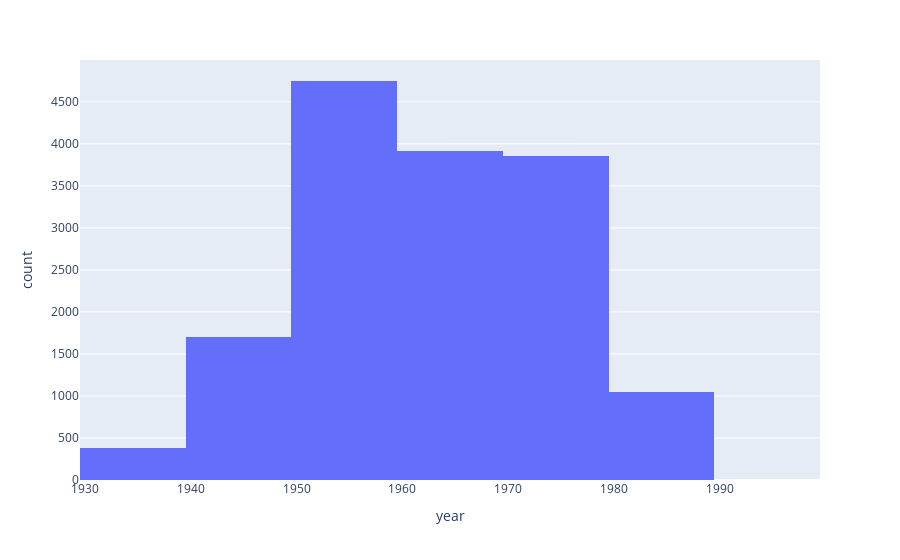

Write notebook code for a chart like this one.
### Code cell
bin_width= 10
nbins = math.ceil((df["year"].max() - df["year"].min()) / bin_width)
px.histogram(df, x = "year", nbins = nbins)

### Figure 1 — Plotly figure (JSON) as saved in the notebook; plotly's stock layout.template omitted (floating-point values rounded to 4 significant figures; data arrays with more than 128 entries replaced by an {"elided": "..."} marker saying what was removed)
{"data": [{"alignmentgroup": "True", "bingroup": "x", "hovertemplate": "year=%{x}<br>count=%{y}<extra></extra>", "legendgroup": "", "marker": {"color": "#636efa", "pattern": {"shape": ""}}, "name": "", "nbinsx": 7, "offsetgroup": "", "orientation": "v", "showlegend": false, "type": "histogram", "x": {"elided": "15846 int values"}, "xaxis": "x", "yaxis": "y"}], "layout": {"barmode": "relative", "legend": {"tracegroupgap": 0}, "margin": {"t": 60}, "xaxis": {"anchor": "y", "domain": [0, 1], "title": {"text": "year"}}, "yaxis": {"anchor": "x", "domain": [0, 1], "title": {"text": "count"}}}}
